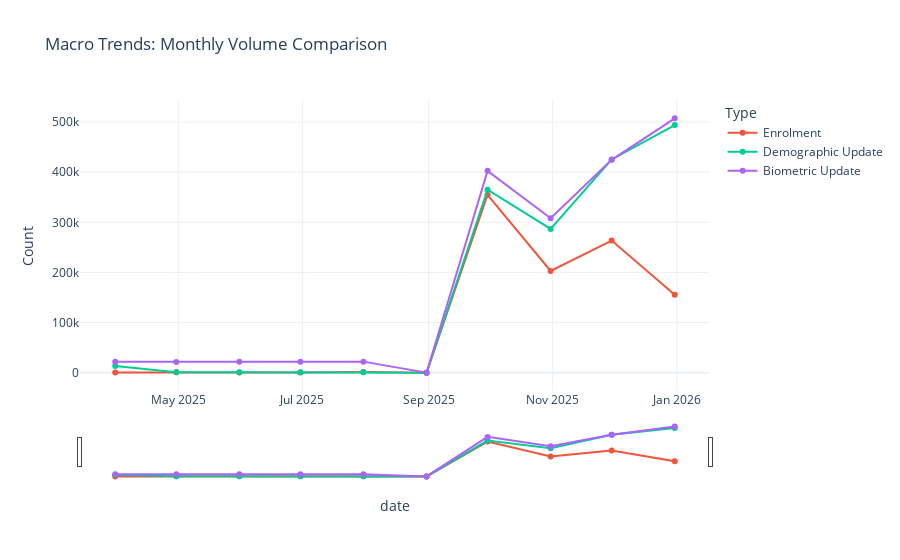

The code cell stored with this chart in its notebook:
### Markdown cell above
### Macro Trends: Monthly & Quarterly Analysis
##### To visualize the long-term trajectory.

### Code cell
def plot_macro_trends(df_enrol, df_demo, df_bio):
    # 1. Resample to Monthly Frequency
    df_enrol['date'] = pd.to_datetime(df_enrol['date'])
    df_demo['date'] = pd.to_datetime(df_demo['date'])
    df_bio['date'] = pd.to_datetime(df_bio['date'])

    m_enrol = df_enrol.set_index('date').resample('ME').size().reset_index(name='Count')
    m_enrol['Type'] = 'Enrolment'
    
    m_demo = df_demo.set_index('date').resample('ME').size().reset_index(name='Count')
    m_demo['Type'] = 'Demographic Update'
    
    m_bio = df_bio.set_index('date').resample('ME').size().reset_index(name='Count')
    m_bio['Type'] = 'Biometric Update'
    
    # 2. Combine
    combined = pd.concat([m_enrol, m_demo, m_bio])
    
    # 3. Plot
    fig = px.line(
        combined,
        x='date',
        y='Count',
        color='Type',
        title='Macro Trends: Monthly Volume Comparison',
        markers=True,
        color_discrete_sequence=["#EF553B", "#00CC96", "#AB63FA"]
    )
    
    # Add Range Slider for "Zooming"
    fig.update_xaxes(rangeslider_visible=True)
    fig.show()

plot_macro_trends(df_enrolment, df_demographic, df_biometric)

### Figure 1 — Plotly figure (JSON) as saved in the notebook; plotly's stock layout.template omitted (floating-point values rounded to 4 significant figures)
{"data": [{"hovertemplate": "Type=Enrolment<br>date=%{x}<br>Count=%{y}<extra></extra>", "legendgroup": "Enrolment", "line": {"color": "#EF553B", "dash": "solid"}, "marker": {"symbol": "circle"}, "mode": "lines+markers", "name": "Enrolment", "orientation": "v", "showlegend": true, "type": "scatter", "x": ["2025-03-31T00:00:00.000000000", "2025-04-30T00:00:00.000000000", "2025-05-31T00:00:00.000000000", "2025-06-30T00:00:00.000000000", "2025-07-31T00:00:00.000000000", "2025-08-31T00:00:00.000000000", "2025-09-30T00:00:00.000000000", "2025-10-31T00:00:00.000000000", "2025-11-30T00:00:00.000000000", "2025-12-31T00:00:00.000000000"], "xaxis": "x", "y": [168, 847, 549, 582, 1184, 0, 354860, 202900, 263534, 155504], "yaxis": "y"}, {"hovertemplate": "Type=Demographic Update<br>date=%{x}<br>Count=%{y}<extra></extra>", "legendgroup": "Demographic Update", "line": {"color": "#00CC96", "dash": "solid"}, "marker": {"symbol": "circle"}, "mode": "lines+markers", "name": "Demographic Update", "orientation": "v", "showlegend": true, "type": "scatter", "x": ["2025-03-31T00:00:00.000000000", "2025-04-30T00:00:00.000000000", "2025-05-31T00:00:00.000000000", "2025-06-30T00:00:00.000000000", "2025-07-31T00:00:00.000000000", "2025-08-31T00:00:00.000000000", "2025-09-30T00:00:00.000000000", "2025-10-31T00:00:00.000000000", "2025-11-30T00:00:00.000000000", "2025-12-31T00:00:00.000000000"], "xaxis": "x", "y": [13567, 671, 831, 693, 928, 0, 364976, 286782, 425371, 493907], "yaxis": "y"}, {"hovertemplate": "Type=Biometric Update<br>date=%{x}<br>Count=%{y}<extra></extra>", "legendgroup": "Biometric Update", "line": {"color": "#AB63FA", "dash": "solid"}, "marker": {"symbol": "circle"}, "mode": "lines+markers", "name": "Biometric Update", "orientation": "v", "showlegend": true, "type": "scatter", "x": ["2025-03-31T00:00:00.000000000", "2025-04-30T00:00:00.000000000", "2025-05-31T00:00:00.000000000", "2025-06-30T00:00:00.000000000", "2025-07-31T00:00:00.000000000", "2025-08-31T00:00:00.000000000", "2025-09-30T00:00:00.000000000", "2025-10-31T00:00:00.000000000", "2025-11-30T00:00:00.000000000", "2025-12-31T00:00:00.000000000"], "xaxis": "x", "y": [21874, 21516, 21907, 21923, 22076, 0, 402649, 308135, 424606, 507468], "yaxis": "y"}], "layout": {"legend": {"title": {"text": "Type"}, "tracegroupgap": 0}, "title": {"text": "Macro Trends: Monthly Volume Comparison"}, "xaxis": {"anchor": "y", "domain": [0, 1], "rangeslider": {"visible": true}, "title": {"text": "date"}}, "yaxis": {"anchor": "x", "domain": [0, 1], "title": {"text": "Count"}}}}
